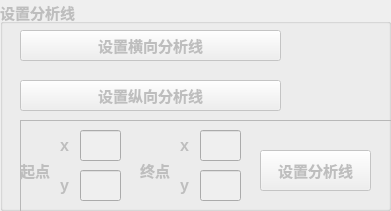
      <widget class="QGroupBox" name="m_setLineChange">
       <property name="enabled">
        <bool>false</bool>
       </property>
       <property name="geometry">
        <rect>
         <x>2100</x>
         <y>50</y>
         <width>391</width>
         <height>211</height>
        </rect>
       </property>
       <property name="font">
        <font>
         <pointsize>11</pointsize>
         <weight>75</weight>
         <bold>true</bold>
        </font>
       </property>
       <property name="title">
        <string>设置分析线</string>
       </property>
       <widget class="QPushButton" name="m_verticalLine">
        <property name="geometry">
         <rect>
          <x>20</x>
          <y>80</y>
          <width>261</width>
          <height>31</height>
         </rect>
        </property>
        <property name="font">
         <font>
          <family>Agency FB</family>
          <pointsize>11</pointsize>
         </font>
        </property>
        <property name="text">
         <string>设置纵向分析线</string>
        </property>
       </widget>
       <widget class="QPushButton" name="m_horizontalLine">
        <property name="geometry">
         <rect>
          <x>20</x>
          <y>30</y>
          <width>261</width>
          <height>31</height>
         </rect>
        </property>
        <property name="font">
         <font>
          <family>Agency FB</family>
          <pointsize>11</pointsize>
         </font>
        </property>
        <property name="text">
         <string>设置横向分析线</string>
        </property>
       </widget>
       <widget class="QFrame" name="frame_5">
        <property name="geometry">
         <rect>
          <x>20</x>
          <y>120</y>
          <width>431</width>
          <height>100</height>
         </rect>
        </property>
        <property name="maximumSize">
         <size>
          <width>16777215</width>
          <height>100</height>
         </size>
        </property>
        <property name="frameShape">
         <enum>QFrame::StyledPanel</enum>
        </property>
        <property name="frameShadow">
         <enum>QFrame::Raised</enum>
        </property>
        <widget class="QLabel" name="label_9">
         <property name="geometry">
          <rect>
           <x>0</x>
           <y>30</y>
           <width>51</width>
           <height>41</height>
          </rect>
         </property>
         <property name="font">
          <font>
           <family>Agency FB</family>
           <pointsize>11</pointsize>
          </font>
         </property>
         <property name="text">
          <string>起点</string>
         </property>
        </widget>
        <widget class="QLabel" name="label_12">
         <property name="geometry">
          <rect>
           <x>120</x>
           <y>40</y>
           <width>51</width>
           <height>21</height>
          </rect>
         </property>
         <property name="font">
          <font>
           <family>Agency FB</family>
           <pointsize>11</pointsize>
          </font>
         </property>
         <property name="text">
          <string>终点</string>
         </property>
        </widget>
        <widget class="QPushButton" name="m_inputDataLine">
         <property name="geometry">
          <rect>
           <x>240</x>
           <y>30</y>
           <width>111</width>
           <height>41</height>
          </rect>
         </property>
         <property name="font">
          <font>
           <family>Agency FB</family>
           <pointsize>11</pointsize>
          </font>
         </property>
         <property name="text">
          <string>设置分析线</string>
         </property>
        </widget>
        <widget class="QLineEdit" name="beginPoint_x">
         <property name="geometry">
          <rect>
           <x>60</x>
           <y>10</y>
           <width>41</width>
           <height>31</height>
          </rect>
         </property>
         <property name="font">
          <font>
           <family>Agency FB</family>
          </font>
         </property>
        </widget>
        <widget class="QLineEdit" name="endPoint_x">
         <property name="geometry">
          <rect>
           <x>180</x>
           <y>10</y>
           <width>41</width>
           <height>31</height>
          </rect>
         </property>
        </widget>
        <widget class="QLineEdit" name="beginPoint_y">
         <property name="geometry">
          <rect>
           <x>60</x>
           <y>50</y>
           <width>41</width>
           <height>31</height>
          </rect>
         </property>
        </widget>
        <widget class="QLineEdit" name="endPoint_y">
         <property name="geometry">
          <rect>
           <x>180</x>
           <y>50</y>
           <width>41</width>
           <height>31</height>
          </rect>
         </property>
        </widget>
        <widget class="QLabel" name="label_14">
         <property name="geometry">
          <rect>
           <x>40</x>
           <y>10</y>
           <width>31</width>
           <height>31</height>
          </rect>
         </property>
         <property name="font">
          <font>
           <family>Arial</family>
           <pointsize>12</pointsize>
          </font>
         </property>
         <property name="text">
          <string>x</string>
         </property>
        </widget>
        <widget class="QLabel" name="label_15">
         <property name="geometry">
          <rect>
           <x>160</x>
           <y>10</y>
           <width>31</width>
           <height>31</height>
          </rect>
         </property>
         <property name="font">
          <font>
           <family>Arial</family>
           <pointsize>12</pointsize>
          </font>
         </property>
         <property name="text">
          <string>x</string>
         </property>
        </widget>
        <widget class="QLabel" name="label_16">
         <property name="geometry">
          <rect>
           <x>40</x>
           <y>50</y>
           <width>31</width>
           <height>31</height>
          </rect>
         </property>
         <property name="font">
          <font>
           <family>Arial</family>
           <pointsize>12</pointsize>
          </font>
         </property>
         <property name="text">
          <string>y</string>
         </property>
        </widget>
        <widget class="QLabel" name="label_17">
         <property name="geometry">
          <rect>
           <x>160</x>
           <y>50</y>
           <width>31</width>
           <height>31</height>
          </rect>
         </property>
         <property name="font">
          <font>
           <family>Arial</family>
           <pointsize>12</pointsize>
          </font>
         </property>
         <property name="text">
          <string>y</string>
         </property>
        </widget>
       </widget>
      </widget>
